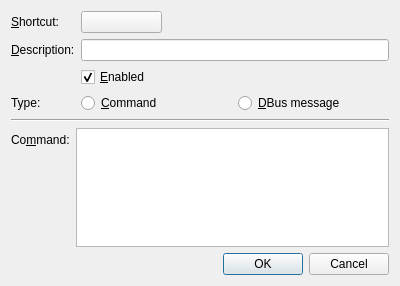
<?xml version="1.0" encoding="UTF-8"?>
<ui version="4.0">
 <class>EditActionDialog</class>
 <widget class="QDialog" name="EditActionDialog">
  <property name="geometry">
   <rect>
    <x>0</x>
    <y>0</y>
    <width>400</width>
    <height>286</height>
   </rect>
  </property>
  <property name="windowTitle">
   <string>Edit Action</string>
  </property>
  <layout class="QVBoxLayout" name="verticalLayout" stretch="0,0,1,0">
   <item>
    <layout class="QFormLayout" name="formLayout">
     <property name="fieldGrowthPolicy">
      <enum>QFormLayout::AllNonFixedFieldsGrow</enum>
     </property>
     <property name="horizontalSpacing">
      <number>6</number>
     </property>
     <property name="verticalSpacing">
      <number>6</number>
     </property>
     <item row="0" column="0">
      <widget class="QLabel" name="shortcut_L">
       <property name="text">
        <string>&amp;Shortcut:</string>
       </property>
       <property name="buddy">
        <cstring>shortcut_SS</cstring>
       </property>
      </widget>
     </item>
     <item row="0" column="1">
      <layout class="QHBoxLayout" name="horizontalLayout_2">
       <property name="spacing">
        <number>0</number>
       </property>
       <item>
        <widget class="ShortcutSelector" name="shortcut_SS">
         <property name="minimumSize">
          <size>
           <width>81</width>
           <height>0</height>
          </size>
         </property>
         <property name="text">
          <string/>
         </property>
        </widget>
       </item>
       <item>
        <spacer name="horizontalSpacer">
         <property name="orientation">
          <enum>Qt::Horizontal</enum>
         </property>
         <property name="sizeHint" stdset="0">
          <size>
           <width>40</width>
           <height>20</height>
          </size>
         </property>
        </spacer>
       </item>
      </layout>
     </item>
     <item row="1" column="0">
      <widget class="QLabel" name="description_L">
       <property name="text">
        <string>&amp;Description:</string>
       </property>
       <property name="buddy">
        <cstring>description_LE</cstring>
       </property>
      </widget>
     </item>
     <item row="1" column="1">
      <widget class="QLineEdit" name="description_LE"/>
     </item>
     <item row="2" column="1">
      <widget class="QCheckBox" name="enabled_CB">
       <property name="text">
        <string>&amp;Enabled</string>
       </property>
       <property name="checked">
        <bool>true</bool>
       </property>
      </widget>
     </item>
     <item row="3" column="1">
      <layout class="QHBoxLayout" name="horizontalLayout_3">
       <property name="spacing">
        <number>6</number>
       </property>
       <item>
        <widget class="QRadioButton" name="command_RB">
         <property name="text">
          <string>&amp;Command</string>
         </property>
        </widget>
       </item>
       <item>
        <widget class="QRadioButton" name="dbus_method_RB">
         <property name="text">
          <string>&amp;DBus message</string>
         </property>
        </widget>
       </item>
      </layout>
     </item>
     <item row="3" column="0">
      <widget class="QLabel" name="type_L">
       <property name="text">
        <string>Type:</string>
       </property>
      </widget>
     </item>
    </layout>
   </item>
   <item>
    <widget class="Line" name="line">
     <property name="orientation">
      <enum>Qt::Horizontal</enum>
     </property>
    </widget>
   </item>
   <item>
    <widget class="QStackedWidget" name="action_SW">
     <property name="currentIndex">
      <number>0</number>
     </property>
     <widget class="QWidget" name="command_P">
      <layout class="QVBoxLayout" name="verticalLayout_2">
       <property name="spacing">
        <number>0</number>
       </property>
       <property name="leftMargin">
        <number>0</number>
       </property>
       <property name="topMargin">
        <number>0</number>
       </property>
       <property name="rightMargin">
        <number>0</number>
       </property>
       <property name="bottomMargin">
        <number>0</number>
       </property>
       <item>
        <layout class="QFormLayout" name="formLayout_3">
         <property name="horizontalSpacing">
          <number>6</number>
         </property>
         <property name="verticalSpacing">
          <number>0</number>
         </property>
         <item row="0" column="0">
          <widget class="QLabel" name="command_L">
           <property name="text">
            <string>Co&amp;mmand:</string>
           </property>
           <property name="buddy">
            <cstring>command_PTE</cstring>
           </property>
          </widget>
         </item>
         <item row="0" column="1">
          <widget class="QPlainTextEdit" name="command_PTE"/>
         </item>
        </layout>
       </item>
      </layout>
     </widget>
     <widget class="QWidget" name="dbus_method_P">
      <layout class="QVBoxLayout" name="verticalLayout_3">
       <property name="spacing">
        <number>0</number>
       </property>
       <property name="leftMargin">
        <number>0</number>
       </property>
       <property name="topMargin">
        <number>0</number>
       </property>
       <property name="rightMargin">
        <number>0</number>
       </property>
       <property name="bottomMargin">
        <number>0</number>
       </property>
       <item>
        <layout class="QFormLayout" name="formLayout_2">
         <property name="horizontalSpacing">
          <number>6</number>
         </property>
         <property name="verticalSpacing">
          <number>6</number>
         </property>
         <item row="0" column="0">
          <widget class="QLabel" name="service_L">
           <property name="text">
            <string>S&amp;ervice:</string>
           </property>
           <property name="buddy">
            <cstring>service_LE</cstring>
           </property>
          </widget>
         </item>
         <item row="0" column="1">
          <widget class="QLineEdit" name="service_LE"/>
         </item>
         <item row="1" column="0">
          <widget class="QLabel" name="path_L">
           <property name="text">
            <string>&amp;Path:</string>
           </property>
           <property name="buddy">
            <cstring>path_LE</cstring>
           </property>
          </widget>
         </item>
         <item row="1" column="1">
          <widget class="QLineEdit" name="path_LE"/>
         </item>
         <item row="2" column="0">
          <widget class="QLabel" name="interface_L">
           <property name="text">
            <string>&amp;Interface:</string>
           </property>
           <property name="buddy">
            <cstring>interface_LE</cstring>
           </property>
          </widget>
         </item>
         <item row="2" column="1">
          <widget class="QLineEdit" name="interface_LE"/>
         </item>
         <item row="3" column="0">
          <widget class="QLabel" name="method_L">
           <property name="text">
            <string>&amp;Method:</string>
           </property>
           <property name="buddy">
            <cstring>method_LE</cstring>
           </property>
          </widget>
         </item>
         <item row="3" column="1">
          <widget class="QLineEdit" name="method_LE"/>
         </item>
        </layout>
       </item>
      </layout>
     </widget>
    </widget>
   </item>
   <item>
    <widget class="QDialogButtonBox" name="buttonBox">
     <property name="orientation">
      <enum>Qt::Horizontal</enum>
     </property>
     <property name="standardButtons">
      <set>QDialogButtonBox::Cancel|QDialogButtonBox::Ok</set>
     </property>
    </widget>
   </item>
  </layout>
 </widget>
 <customwidgets>
  <customwidget>
   <class>ShortcutSelector</class>
   <extends>QPushButton</extends>
   <header>shortcut_selector.hpp</header>
  </customwidget>
 </customwidgets>
 <tabstops>
  <tabstop>shortcut_SS</tabstop>
  <tabstop>description_LE</tabstop>
  <tabstop>enabled_CB</tabstop>
  <tabstop>command_RB</tabstop>
  <tabstop>dbus_method_RB</tabstop>
  <tabstop>command_PTE</tabstop>
  <tabstop>service_LE</tabstop>
  <tabstop>path_LE</tabstop>
  <tabstop>interface_LE</tabstop>
  <tabstop>method_LE</tabstop>
  <tabstop>buttonBox</tabstop>
 </tabstops>
 <resources/>
 <connections>
  <connection>
   <sender>buttonBox</sender>
   <signal>accepted()</signal>
   <receiver>EditActionDialog</receiver>
   <slot>accept()</slot>
   <hints>
    <hint type="sourcelabel">
     <x>248</x>
     <y>254</y>
    </hint>
    <hint type="destinationlabel">
     <x>157</x>
     <y>274</y>
    </hint>
   </hints>
  </connection>
  <connection>
   <sender>buttonBox</sender>
   <signal>rejected()</signal>
   <receiver>EditActionDialog</receiver>
   <slot>reject()</slot>
   <hints>
    <hint type="sourcelabel">
     <x>316</x>
     <y>260</y>
    </hint>
    <hint type="destinationlabel">
     <x>286</x>
     <y>274</y>
    </hint>
   </hints>
  </connection>
 </connections>
</ui>
